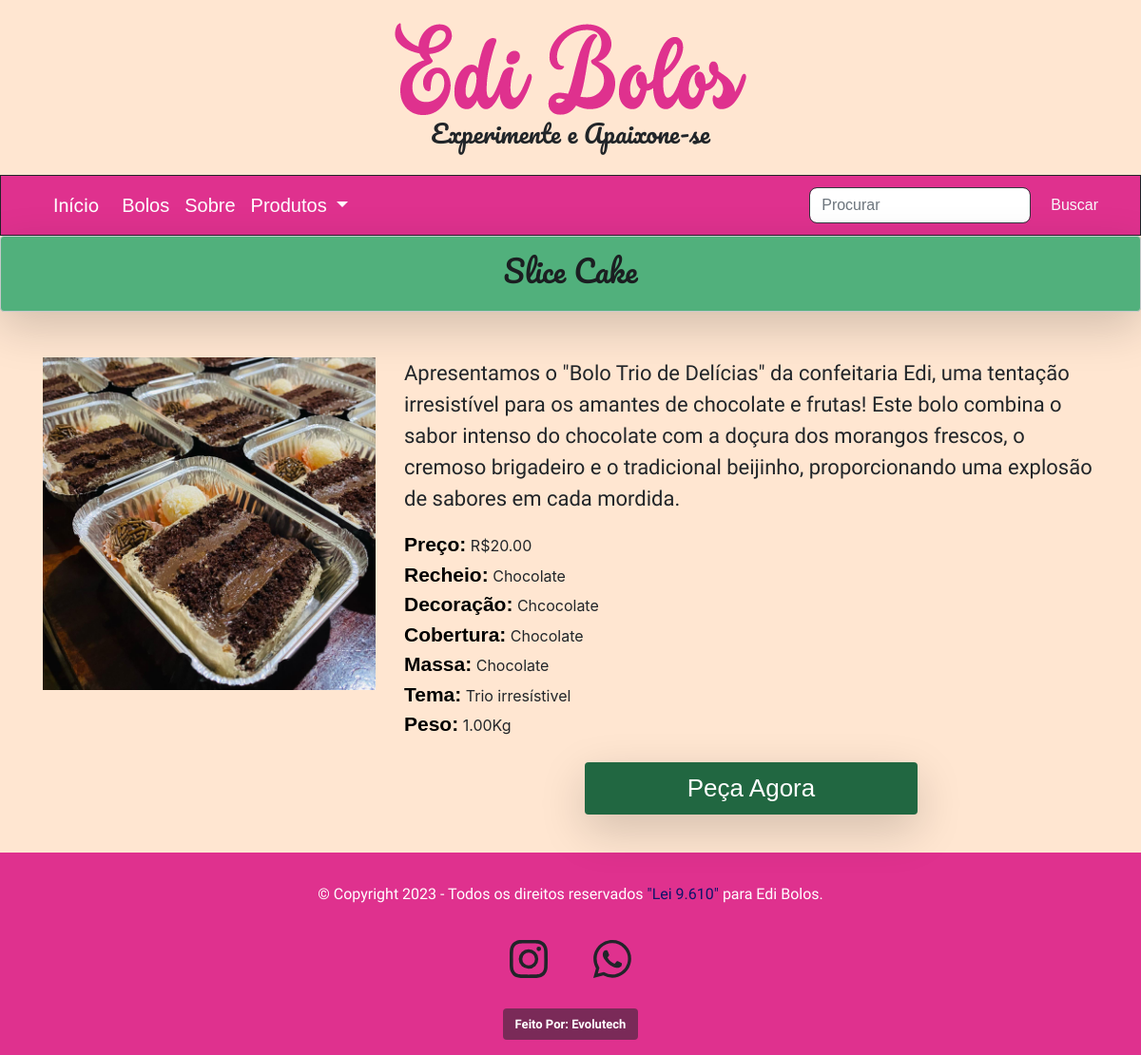
The page /Edi-bolos-Confeitaria/euquero.php?id_Produts=33 on the database its author committed.
### tables this page shows
CREATE TABLE tb_produts (
  id_Produts int(11) NOT NULL,
  titulo varchar(255) NOT NULL,
  img varchar(255) DEFAULT NULL,
  imgThumb varchar(255) DEFAULT NULL,
  descricao longtext NOT NULL,
  preco decimal(64,2) DEFAULT NULL,
  id_Area int(11) NOT NULL,
  recheio varchar(255) DEFAULT NULL,
  decoracao varchar(255) DEFAULT NULL,
  cobertura varchar(255) DEFAULT NULL,
  massa varchar(255) DEFAULT NULL,
  tema varchar(255) DEFAULT NULL,
  kgpeso decimal(3,2) DEFAULT NULL,
  ativo tinyint(4) DEFAULT NULL,
  home tinyint(4) DEFAULT NULL,
  visualizacao int(11) DEFAULT NULL
);

### Edi-bolos-Confeitaria/euquero.php (the view, shortened to what this page needs)
<?php require("conexao.php");
include("_complementos.php");
?>
<?php
if(isset($_GET['id_Produts'])){
$id_Produts = $_GET['id_Produts'];
}
$query_rs_edi = "SELECT * FROM tb_produts WHERE tb_produts.ativo = 1 AND tb_produts.id_Produts = $id_Produts";
$rs_edi = mysqli_query($conn_bd_edibolos, $query_rs_edi) or die(mysqli_error($conn_bd_edibolos));
$row_rs_edi = mysqli_fetch_assoc($rs_edi);
$nome_bolo = $row_rs_edi['titulo'];
 $preco_bolo = $row_rs_edi['preco'];
   $id_bolo = $row_rs_edi['id_Produts'];
$mensagem_whatsapp = "Identificação do produto: $id_bolo\nOlá Edinalva, interessei-me pelo produto : $nome_bolo\nPreço: $preco_bolo";
        $mensagem_whatsapp_encoded = urlencode($mensagem_whatsapp);
          $numero_vendedor = '5511984455345';
            $link_whatsapp = "https://api.whatsapp.com/send?phone=$numero_vendedor&text=$mensagem_whatsapp_encoded";
?>
<!doctype html>
<html lang="pt-br">
<head>
    <link rel="stylesheet" href="galeria/engine1/style.css">
    <link href="bootstrap441/css/bootstrap.min.css" rel="stylesheet" type="text/css">
    <link href="bootstrap441/js/bootstrap.min.js" rel="stylesheet" type="text/js">
    <link rel="stylesheet" href="style.css" media="all">
</head>
<header>
<?php include("_topo.php"); ?>
</header>
<?php include("_navbar.php"); ?>
<main>
<section>
<main style="background-color: #ffe6d1">
<div class="alert alert-dark text-center texto-logo shadow-lg p-3 mb-5 rounded container-fluid" style="background-color: #51B07C;">
<h2><?php echo($row_rs_edi["titulo"]) ?></h2>
</div>
<body>
<div class="container-fluid">
    <div class="container">
        <section>
            <div class="row">
                <div class="col-xl-4 col-lg-4 col-md-12 col-sm-12 col-12">
                    <a title="<?php echo($row_rs_edi["titulo"]) ?>">
                        <img class="mb-4 img-fluid" src="imgs/upload/<?php echo($row_rs_edi["imgThumb"]) ?>" alt="<?php echo($row_rs_edi["titulo"]) ?>" title="<?php echo($row_rs_edi["titulo"]) ?>">
                    </a>
                </div>
                <div class="col-xl-8 col-lg-8 col-md-8 col-sm-12 col-12">
                    <p style="font-size: 22px; font-family: 'Yantramanav';"><?php echo($row_rs_edi["descricao"]) ?></p>
                    <div class="row">
                         <div class="col-xl-12">
                            <strong class="fonte-euquero-demais">Preço:</strong> R$<?php echo($row_rs_edi["preco"]) ?>
                        </div>
                        <div class="col-xl-12">
                            <strong class="fonte-euquero-demais">Recheio:</strong> <?php echo($row_rs_edi["recheio"]) ?>
                        </div>
                        <div class="col-xl-12">
                            <strong class="fonte-euquero-demais">Decoração:</strong> <?php echo($row_rs_edi["decoracao"]) ?>
                        </div>
                        <div class="col-xl-12">
                            <strong class="fonte-euquero-demais">Cobertura:</strong> <?php echo($row_rs_edi["cobertura"]) ?>
                        </div>
                        <div class="col-xl-12">
                            <strong class="fonte-euquero-demais">Massa:</strong> <?php echo($row_rs_edi["massa"]) ?>
                        </div>
                        <div class="col-xl-12">
                            <strong class="fonte-euquero-demais">Tema:</strong> <?php echo($row_rs_edi["tema"]) ?>
                        </div>
                        <div class="col-xl-12 mb-4">
                            <strong class="fonte-euquero-demais">Peso:</strong> <?php echo($row_rs_edi["kgpeso"]) ?>Kg
                        </div>
                        <div class="container mb-3">
    <div class="row">
        <div class="col-md-0 col-lg-6 mx-auto">
            <div class="text-center texto-logo shadow-lg py-2 rounded color-links nav-link" style="background-color: #216741;">
             <a style="font-family: sans-serif; text-decoration: none;" target="_blank" class="color-links" href="<?php echo $link_whatsapp;?>">Peça Agora</a>
            </div>
        </div>
    </div>
</div>
      </div>
                </div>
            </div>
        </section>
    </div>
</div>
<br>
</main>
</body>
<?php include("_rodape.php");?>
<?php include("_complementos.php");?>

### Edi-bolos-Confeitaria/style.css (style rules this page uses)
.fonte-euquero-demais { font-family: sans-serif; font-size: 20px; color: #000000; }
@media all and (min-width: 558px) and (max-width: 2000px) { .fonte-euquero-demais { font-size: 21px; font-family: sans-serif; } }
.texto-logo { font-family:'Pacifico', 'cursive','Arial'; }
@media all and (min-width: 480px) and (max-width: 2000px) { .texto-logo { display: flex; align-items: center; justify-content: center; font-size: 26px; } }
.color-links { color: #ffffff; transition: transform 0.6s ease, opacity 0.100s ease; font-weight: 500; }
.links-footer,a { align-items: center; justify-content: center; color: #212529; transition: transform 0.6s ease, opacity 0.100s ease; }

### rows shown on the page
tb_produts: titulo "Slice Cake", imgThumb (picture), descricao "Apresentamos o \"Bolo Trio de Delícias\" da confeitaria Edi, uma tentação irresistível para os amantes de chocolate e frutas! Este bolo combina o sabor intenso do chocolate com a doçura dos morangos frescos, o cremoso brigadeiro e o tradicional beijinho, proporcionando uma explosão de sabores em cada mordida.", preco "20.00", recheio "Chocolate", decoracao "Chcocolate", cobertura "Chocolate", massa "Chocolate", tema "Trio irresístivel", kgpeso "1.00"
